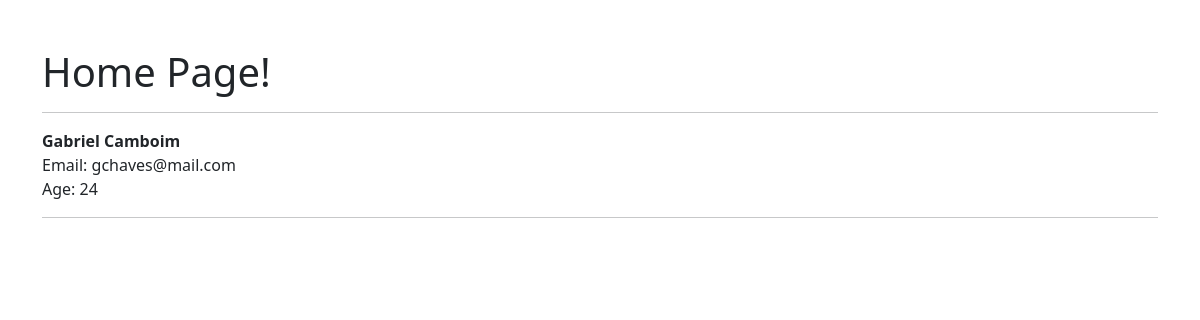
/, run on an earlier commit of the app's database.
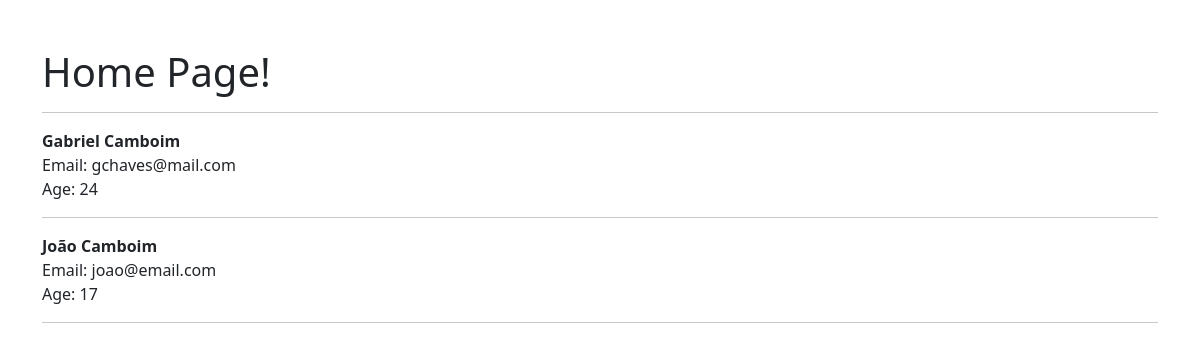
And on a later commit of the database.
### website/models.py (models this page shows, shortened)
class Member(models.Model):
    fname = models.CharField(max_length=50)
    lname = models.CharField(max_length=100)
    email = models.EmailField(max_length=200)
    passwd = models.CharField(max_length=50)
    age = models.IntegerField()

### website/views.py (the view)
# urls.py: 2. Add a URL to urlpatterns:  path('', views.home, name='home')
def home(request):
    all_members = Member.objects.all
    context = {'all' : all_members}
    return render(request, 'home.html', context)

### website/templates/home.html
{% extends 'base.html' %}
{% block content %}
    <h1>Home Page!</h1>
    <hr>
    {% for object in all %}
        <strong>{{ object.fname }} {{ object.lname }}</strong><br/>
        Email: {{ object.email }}<br/>
        Age: {{ object.age }}<br/>
    <hr>
{% endfor %}
{% endblock %}

What changed in the data, as far as the page shows it:
added Member: fname "João", lname "Camboim", email "joao@email.com", age "17"
